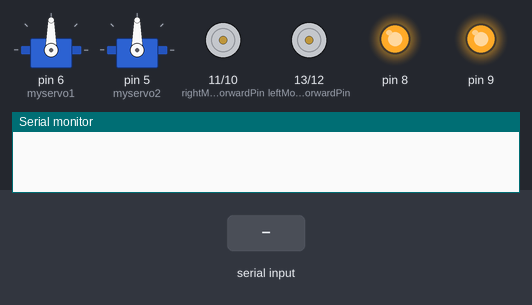
Recording of a sketch running on a simulated Arduino Uno, built with avr-gcc and run on an emulated ATmega328P. Shown: 2 × servo, motor-driver pin pairs drawn as motors (green arrow = first pin HIGH = forward, orange = second pin HIGH = backward, longer = more drive), output pins drawn as LEDs (lit = HIGH), the last lines printed to the serial monitor. Inputs (shaded band) come from the test bench.

Above: at 1.2 s.
1.3 s: "6" received over Serial
At 3.5 s:
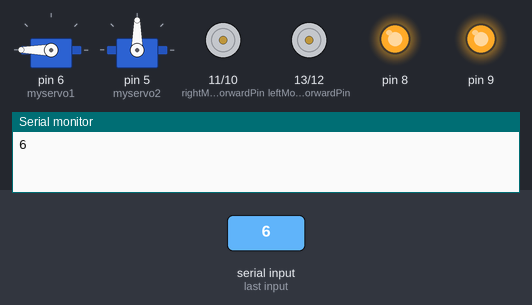
4.3 s: "1" received over Serial
At 4.7 s:
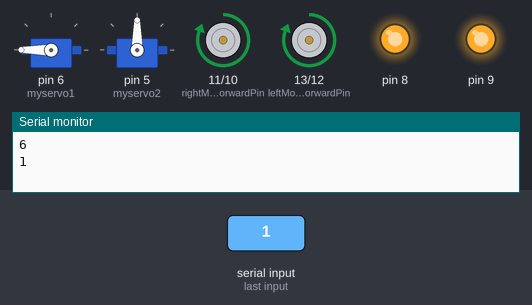
6.3 s: "2" received over Serial
At 6.6 s:
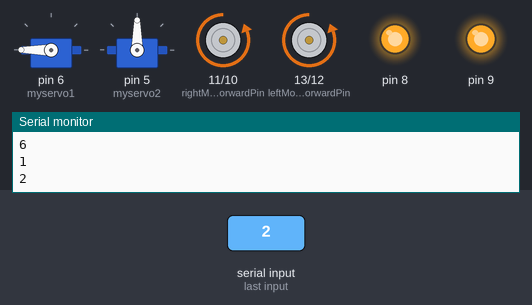
8.3 s: "3" received over Serial
At 8.7 s:
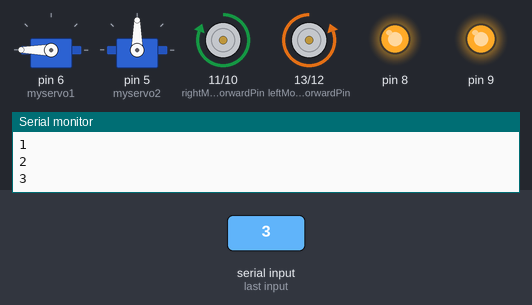
10.3 s: "4" received over Serial
At 10.7 s:
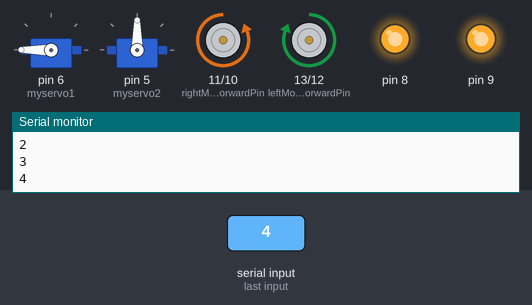
12.3 s: "8" received over Serial
Timing chart, 0 to 16.3 s (numbered marks = the images above; inputs shaded):
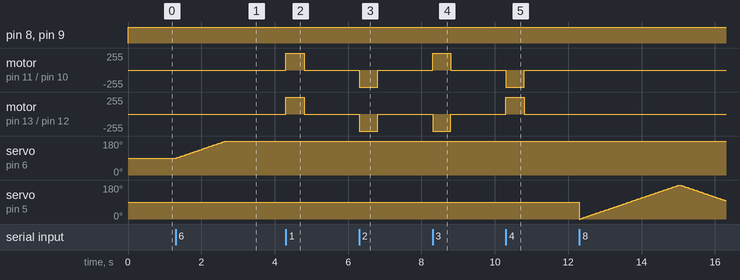

The sketch:

chassis_control.ino
```cpp
#include <Servo.h>

Servo myservo1;
Servo myservo2;

int pos = 0;

char t;
int leftMotorForwardPin = 13;  // Left motor forward
int leftMotorReversePin = 12;  // Left motor reverse
int rightMotorForwardPin = 11; // Right motor forward
int rightMotorReversePin = 10; // Right motor reverse

void setup() {
  pinMode(leftMotorForwardPin, OUTPUT);
  pinMode(leftMotorReversePin, OUTPUT);
  pinMode(rightMotorForwardPin, OUTPUT);
  pinMode(rightMotorReversePin, OUTPUT);

  pinMode(9,  OUTPUT);
  pinMode(8, OUTPUT);

  myservo1.attach(6);
  myservo2.attach(5);

  Serial.begin(9600);
}

void moveForward() {
  digitalWrite(leftMotorForwardPin, HIGH);
  digitalWrite(leftMotorReversePin, LOW);
  digitalWrite(rightMotorForwardPin, HIGH);
  digitalWrite(rightMotorReversePin, LOW);
}

void moveBackward() {
  digitalWrite(leftMotorForwardPin, LOW);
  digitalWrite(leftMotorReversePin, HIGH);
  digitalWrite(rightMotorForwardPin, LOW);
  digitalWrite(rightMotorReversePin, HIGH);
}

void turnLeft() {
  digitalWrite(leftMotorForwardPin, LOW);
  digitalWrite(leftMotorReversePin, HIGH);
  digitalWrite(rightMotorForwardPin, HIGH);
  digitalWrite(rightMotorReversePin, LOW);
}

void turnRight() {
  digitalWrite(leftMotorForwardPin, HIGH);
  digitalWrite(leftMotorReversePin, LOW);
  digitalWrite(rightMotorForwardPin, LOW);
  digitalWrite(rightMotorReversePin, HIGH);
}

void stopMotors() {
  digitalWrite(leftMotorForwardPin, LOW);
  digitalWrite(leftMotorReversePin, LOW);
  digitalWrite(rightMotorForwardPin, LOW);
  digitalWrite(rightMotorReversePin, LOW);
}

void baseopen(){
  for (pos = 90; pos <= 180; pos += 1) { // goes from 0 degrees to 180 degrees
    // in steps of 1 degree
    myservo1.write(pos);              // tell servo to go to position in variable 'pos'
    delay(15);                       // waits 15 ms for the servo to reach the position
  }

}

void baseclose(){
  for (pos = 180; pos >= 90; pos -= 1) { // goes from 180 degrees to 0 degrees
    myservo1.write(pos);              // tell servo to go to position in variable 'pos'
    delay(15);                       // waits 15 ms for the servo to reach the position
  }
}

void end(){
  for (pos = 0; pos <= 180; pos += 1) { // goes from 0 degrees to 180 degrees
    // in steps of 1 degree
    myservo2.write(pos);              // tell servo to go to position in variable 'pos'
    delay(15);                       // waits 15 ms for the servo to reach the position
  }
  for (pos = 180; pos >= 0; pos -= 1) { // goes from 180 degrees to 0 degrees
    myservo2.write(pos);              // tell servo to go to position in variable 'pos'
    delay(15);                       // waits 15 ms for the servo to reach the position
  }
}
void loop() {

  analogWrite(9, 255); //ENA  pin
  analogWrite(8 , 255); //ENB pin

  if (Serial.available()) {
    t = Serial.read();
    Serial.println(t);

    if (t == '1') {
      moveForward();
      delay(500);
      stopMotors();
    } else if (t == '2') {
      moveBackward();
      delay(500);
      stopMotors();
    } else if (t == '3') {
      turnLeft();
      delay(500);
      stopMotors();
    } else if (t == '4') {
      turnRight();
      delay(500);
      stopMotors();
    } else if (t =='5') {
      // Default action or error handling
      stopMotors();
    } else if (t == '6'){
      baseopen();

    } else if (t == '7'){
      baseclose();

    } else if (t == '8'){
      end();

    }
  }
}
```

Measured:
- after the input at 1.3 s, servo on pin 6 (myservo1): moves from 90° to 180° over 1.3 s, starting at once
- after the input at 4.3 s, motor on pin 11 (rightMotorForwardPin) / pin 10 (rightMotorReversePin), motor on pin 13 (leftMotorForwardPin) / pin 12 (leftMotorReversePin): stopped → forward 255/255 at once, → stopped 0.50 s later
- after the input at 6.3 s, motor on pin 11 (rightMotorForwardPin) / pin 10 (rightMotorReversePin), motor on pin 13 (leftMotorForwardPin) / pin 12 (leftMotorReversePin): stopped → backward 255/255 at once, → stopped 0.50 s later
- after the input at 8.3 s, motor on pin 11 (rightMotorForwardPin) / pin 10 (rightMotorReversePin): stopped → forward 255/255 at once, → stopped 0.50 s later; motor on pin 13 (leftMotorForwardPin) / pin 12 (leftMotorReversePin): stopped → backward 255/255 at once, → stopped 0.50 s later
- after the input at 10.3 s, motor on pin 11 (rightMotorForwardPin) / pin 10 (rightMotorReversePin): stopped → backward 255/255 at once, → stopped 0.50 s later; motor on pin 13 (leftMotorForwardPin) / pin 12 (leftMotorReversePin): stopped → forward 255/255 at once, → stopped 0.50 s later
